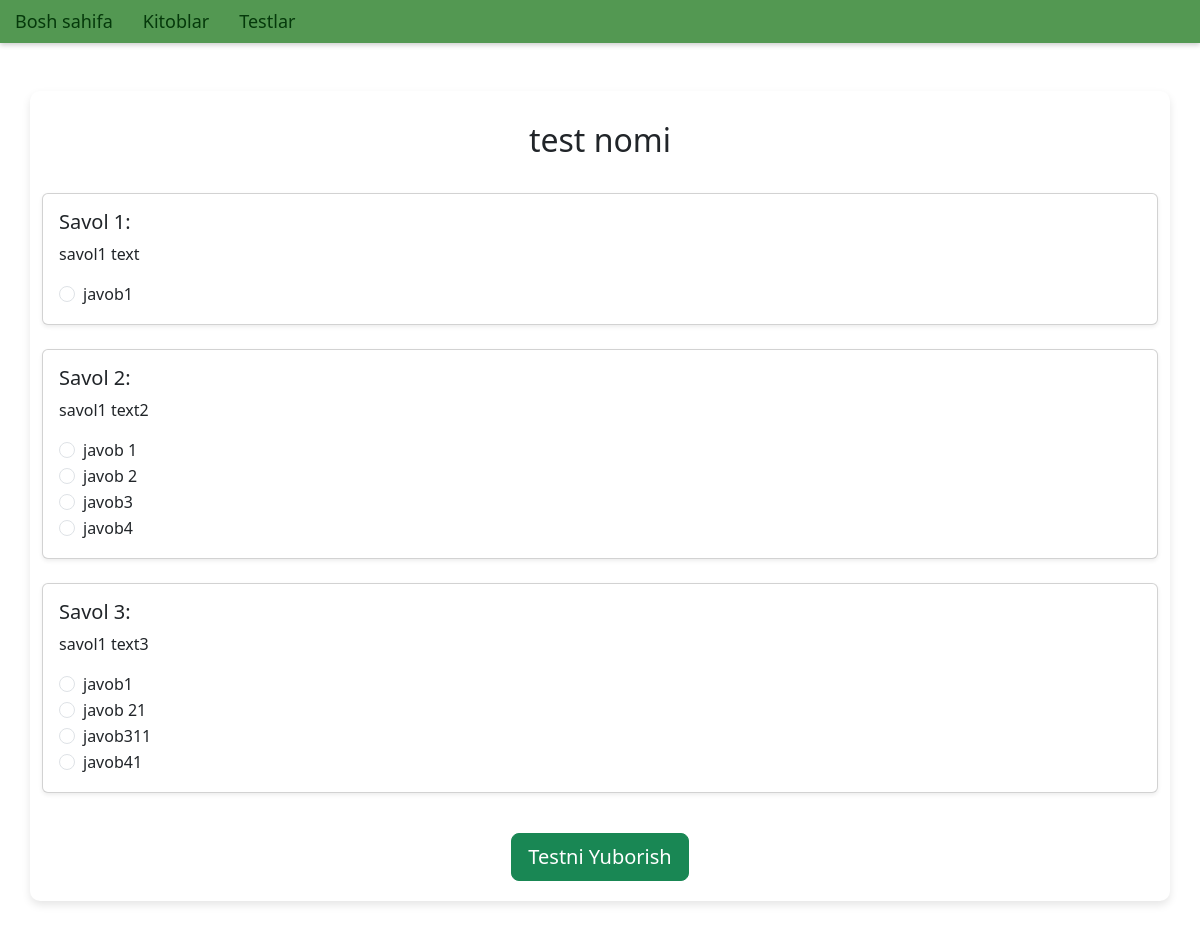
The app's page /tests/1/ (signed in) with its own data.
### mainapp/models.py (models this page shows, shortened)
class Test(models.Model):
    title = models.CharField(max_length=255)

class Question(models.Model):
    test = models.ForeignKey(Test, related_name='questions', on_delete=models.CASCADE)
    text = models.TextField()

class Answer(models.Model):
    question = models.ForeignKey(Question, related_name='answers', on_delete=models.CASCADE)
    text = models.CharField(max_length=255)
    is_correct = models.BooleanField(default=False)

### mainapp/views.py (the view, shortened to what this page needs)
# urls.py: path('tests/<int:test_id>/', views.test_detail, name='test_detail')
@login_required(login_url='login')
def test_detail(request, test_id):
    test = get_object_or_404(Test, id=test_id)
    questions = test.questions.prefetch_related('answers')
    return render(request, 'tests/test_detail.html', {'test': test, 'questions': questions})

### mainapp/templates/tests/test_detail.html (shortened to what this page needs)
{% load static %}
<!DOCTYPE html>
<html lang="uz">
<head>
    <link rel="stylesheet" href="{% static 'mainapp/book.css' %}">
    <link rel="stylesheet" href="https://cdnjs.cloudflare.com/ajax/libs/font-awesome/6.4.2/css/all.min.css">
</head>
<link href="https://cdn.jsdelivr.net/npm/bootstrap@5.3.0/dist/css/bootstrap.min.css" rel="stylesheet">
    <footer>
        <nav class="navbar">
            <ul>
                <li><a href="{% url 'index' %}" class="active">Bosh sahifa</a></li>
                <li><a href="{% url 'books' %}" class="active">Kitoblar</a></li>
                <li><a href="{% url 'test_list' %}" class="active">Testlar</a></li>
            </ul>
        </nav>
    </footer>
{% load static %}
{% block content %}
<div class="container my-5">
    <h2 class="text-center mb-4">{{ test.title }}</h2>
    <form method="post">
        {% for question in questions %}
        <div class="card mb-4 shadow-sm">
            <div class="card-body">
                <h5 class="card-title">Savol {{ forloop.counter }}:</h5>
                <p class="card-text">{{ question.text }}</p>
                {% for answer in question.answers.all %}
                <div class="form-check">
                    <input class="form-check-input" type="radio"
                           name="question_{{ question.id }}"
                           id="answer_{{ answer.id }}"
                           value="{{ answer.id }}">
                    <label class="form-check-label" for="answer_{{ answer.id }}">
                        {{ answer.text }}
                    </label>
                </div>
                {% endfor %}
            </div>
        </div>
        {% empty %}
        <p>Savollar mavjud emas.</p>
        {% endfor %}
        <div class="text-center">
            <button type="submit" class="btn btn-success btn-lg mt-3">Testni Yuborish</button>
        </div>
    </form>
</div>
{% endblock %}

### mainapp/static/mainapp/book.css (style rules this page uses)
.container { max-width: 1200px; margin: 20px auto; padding: 20px; background: white; border-radius: 10px; box-shadow: 0 4px 8px rgba(0, 0, 0, 0.1); }
h1, h2 { padding: 10px; text-align: center; color: #1B5E20; }
.navbar { background: #539852; padding: 15px 0; box-shadow: 0 2px 5px rgba(0, 0, 0, 0.2); }
.navbar ul { list-style: none; margin: 0; padding: 0; display: flex; justify-content: center; }
.navbar ul li { margin: 0 15px; }
.navbar ul li a { color: #eff7ec; text-decoration: none; font-size: 18px; }
.navbar ul li a:hover, .navbar ul li a.active { color: #05390b; }

### records on screen
Test: title "test nomi"
Question: text "savol1 text"
Answer: text "javob1"
Question: text "savol1 text2"
Answer: text "javob 1"
Answer: text "javob 2"
Answer: text "javob3"
Answer: text "javob4"
Question: text "savol1 text3"
Answer: text "javob1"
Answer: text "javob 21"
Answer: text "javob311"
Answer: text "javob41"
